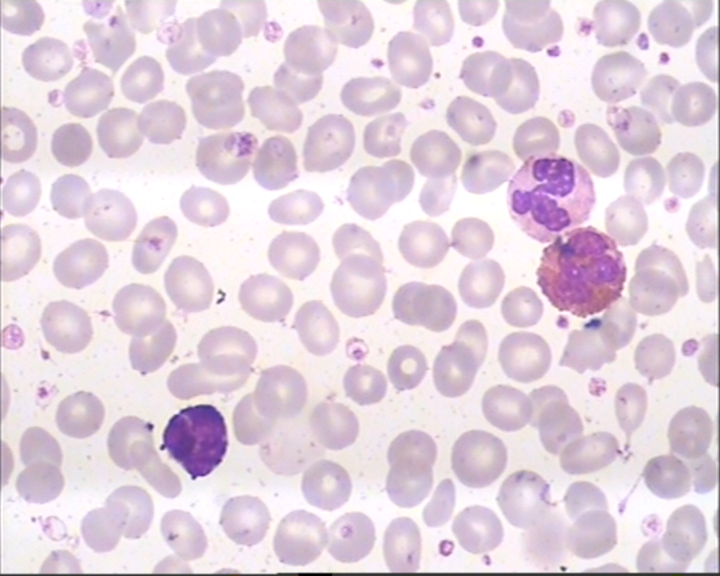
#> input picture data/1.bmp, 720 x 576 px
$ python Images_Into_Array.py
#> lines starting #> are read from the running program, lines starting #| are printed output that depends on the picture
import os
import cv2
import numpy as np
from tqdm import tqdm
from random import shuffle

#Github: https://github.com/sujitmandal
#This programe is create by Sujit Mandal
"""
Github: https://github.com/sujitmandal
This programe is create by Sujit Mandal
LinkedIn : https://www.linkedin.com/in/sujit-mandal-91215013a/
Facebook : https://www.facebook.com/sujit.mandal.33671748
Twitter : https://twitter.com/mandalsujit37
"""
#Document : https://docs.opencv.org/3.4/de/d25/imgproc_color_conversions.html

images_path = input('Enter Image Folder Path : ') #Path of the images folder
#> the answer given: ../data
image_height = int(input('Enter The Image Size [32, 64, 128] : '))
#> the answer given: 100
image_width = int(input('Enter The Image Size [32, 64, 128] : '))
#> the answer given: 100

#NORNAL
def images(images_path, image_height, image_width):
#> called with images_path = '../data', image_height = 100, image_width = 100
    imges_list = []

    for image in tqdm(os.listdir(images_path)):
        path = os.path.join(images_path, image)

        image = cv2.imread(path)
#> image is the input picture: shape (576, 720, 3); mean B, G, R 222.5, 209.9, 226.4
        image = cv2.resize(image , (image_height, image_width))
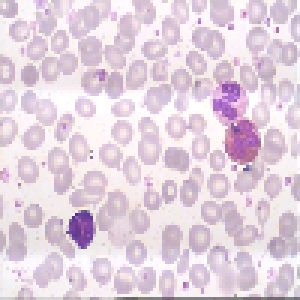
#> image: shape (100, 100, 3) (shown 3 times larger); mean B, G, R 222.8, 210.3, 226.8
        imges_list.append([np.array(image)])
#> pass 2 of the loop in images, `for image in tqdm(os.listdir(images_path)):`:
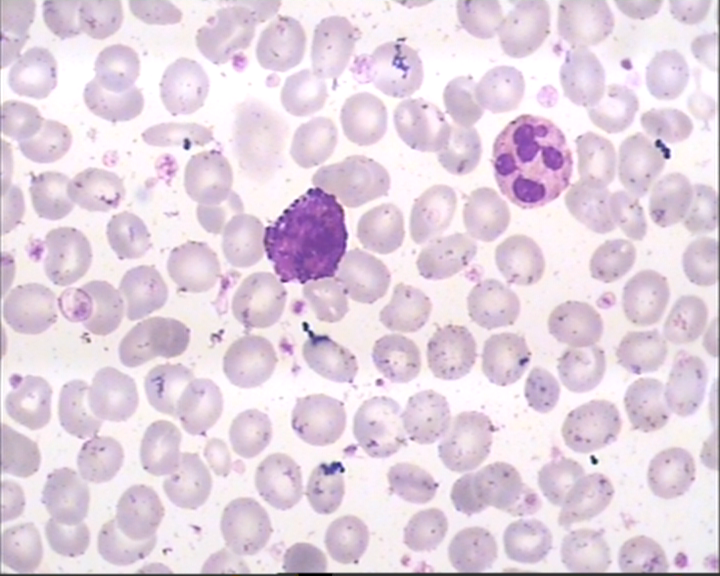
#> input picture data/2.bmp, 720 x 576 px
#> in images, image is the input picture: shape (576, 720, 3); mean B, G, R 225.1, 211.3, 227.5
    shuffle(imges_list)

   #Convert List Into Array
    array_image = np.array(imges_list)

    #Removed Dimention
    images = array_image[:,0,:,:]
    print(images.shape)
#| (2, 100, 100, 3)
    return(images)

#RGB ↔ GRAY
def rgb_gray(images_path, image_height, image_width):
#> called with images_path = '../data', image_height = 100, image_width = 100
    imges_list = []

    for image in tqdm(os.listdir(images_path)):
        path = os.path.join(images_path, image)

        image = cv2.imread(path)
        image = cv2.cvtColor(image, cv2.COLOR_BGR2GRAY)
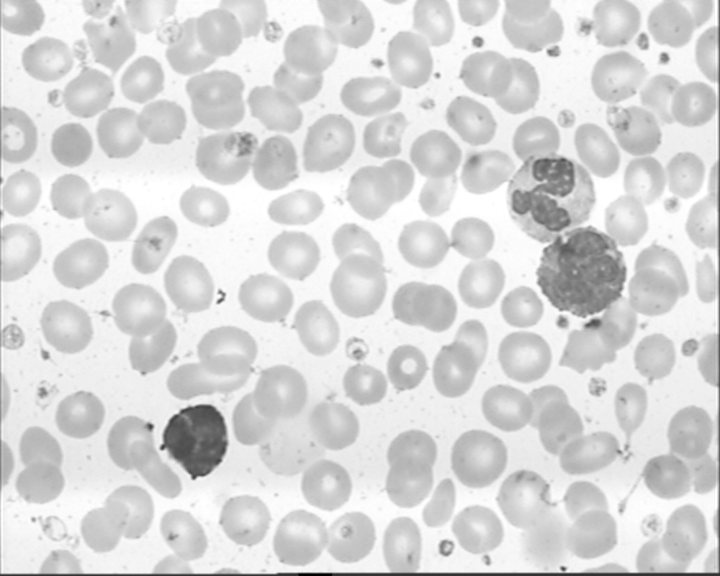
#> image: shape (576, 720); min 0, max 255, mean 216.3
        image = cv2.resize(image , (image_height, image_width))
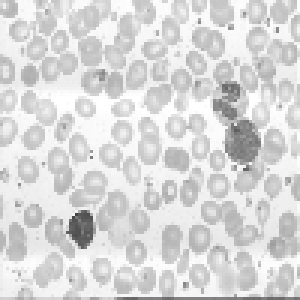
#> image: shape (100, 100) (shown 3 times larger); min 69, max 255, mean 216.6
        imges_list.append([np.array(image)])
#> pass 2 of the loop in rgb_gray, `for image in tqdm(os.listdir(images_path)):`:
#> in rgb_gray, `image = cv2.cvtColor(image, cv2.COLOR_BGR2GRAY)`:
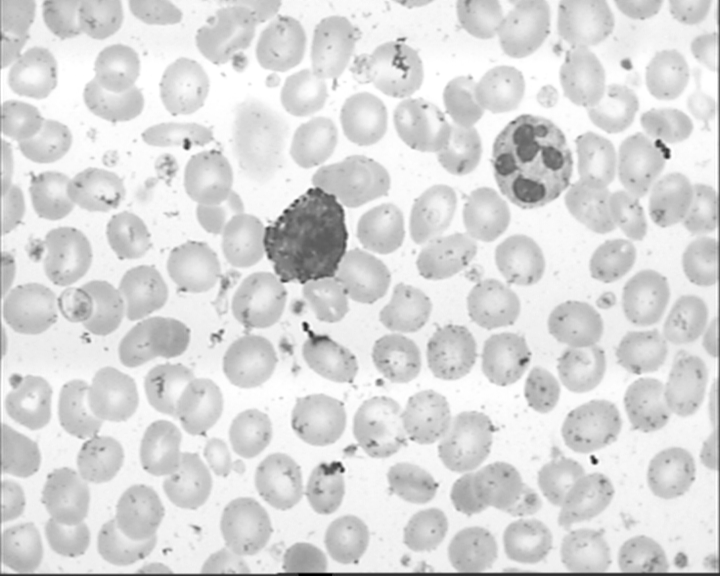
#> image: shape (576, 720); min 0, max 255, mean 217.7
#> in rgb_gray, `image = cv2.resize(image , (image_height, image_width))`:
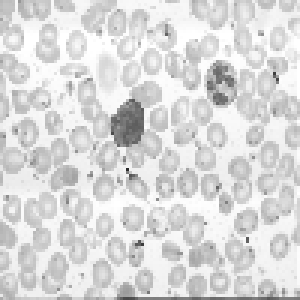
#> image: shape (100, 100) (shown 3 times larger); min 41, max 255, mean 218
    shuffle(imges_list)

   #Convert List Into Array
    array_image = np.array(imges_list)

    #Removed Dimention
    images = array_image[:,0,:,:]
    print(images.shape)
#| (2, 100, 100)
    return(images)


#RGB ↔ CIE L*a*b*
def rgb_lab(images_path, image_height, image_width):
#> called with images_path = '../data', image_height = 100, image_width = 100
    imges_list = []

    for image in tqdm(os.listdir(images_path)):
        path = os.path.join(images_path, image)

        image = cv2.imread(path)
        image = cv2.cvtColor(image, cv2.COLOR_BGR2Lab)
#> image: shape (576, 720, 3); mean of channels 0, 1, 2 218.7, 136, 123.8
        image = cv2.resize(image , (image_height, image_width))
#> image: shape (100, 100, 3); mean of channels 0, 1, 2 219.1, 136, 123.8
        imges_list.append([np.array(image)])
#> pass 2 of the loop in rgb_lab, `for image in tqdm(os.listdir(images_path)):`:
    shuffle(imges_list)

   #Convert List Into Array
    array_image = np.array(imges_list)

    #Removed Dimention
    images = array_image[:,0,:,:]
    print(images.shape)
#| (2, 100, 100, 3)
    return(images)


#RGB ↔ HSV
def rgb_hsv(images_path, image_height, image_width):
#> called with images_path = '../data', image_height = 100, image_width = 100
    imges_list = []

    for image in tqdm(os.listdir(images_path)):
        path = os.path.join(images_path, image)

        image = cv2.imread(path)
        image = cv2.cvtColor(image, cv2.COLOR_BGR2HSV)
#> image: shape (576, 720, 3); mean H, S, V 133.8, 21.5, 227.7
        image = cv2.resize(image , (image_height, image_width))
#> image: shape (100, 100, 3); mean H, S, V 133.8, 21.4, 228.1
        imges_list.append([np.array(image)])
#> pass 2 of the loop in rgb_hsv, `for image in tqdm(os.listdir(images_path)):`:
    shuffle(imges_list)

   #Convert List Into Array
    array_image = np.array(imges_list)

    #Removed Dimention
    images = array_image[:,0,:,:]
    print(images.shape)
#| (2, 100, 100, 3)
    return(images)


#RGB ↔ YCrCb JPEG (or YCC)
def rgb_ycrcb(images_path, image_height, image_width):
#> called with images_path = '../data', image_height = 100, image_width = 100
    imges_list = []

    for image in tqdm(os.listdir(images_path)):
        path = os.path.join(images_path, image)

        image = cv2.imread(path)
        image = cv2.cvtColor(image, cv2.COLOR_BGR2YCrCb)
#> image: shape (576, 720, 3); mean of channels 0, 1, 2 216.3, 135.2, 131.5
        image = cv2.resize(image , (image_height, image_width))
#> image: shape (100, 100, 3); mean of channels 0, 1, 2 216.6, 135.2, 131.4
        imges_list.append([np.array(image)])
#> pass 2 of the loop in rgb_ycrcb, `for image in tqdm(os.listdir(images_path)):`:
    shuffle(imges_list)

   #Convert List Into Array
    array_image = np.array(imges_list)

    #Removed Dimention
    images = array_image[:,0,:,:]
    print(images.shape)
#| (2, 100, 100, 3)
    return(images)


#RGB ↔ HLS
def rgb_hls(images_path, image_height, image_width):
#> called with images_path = '../data', image_height = 100, image_width = 100
    imges_list = []

    for image in tqdm(os.listdir(images_path)):
        path = os.path.join(images_path, image)

        image = cv2.imread(path)
        image = cv2.cvtColor(image, cv2.COLOR_BGR2HLS)
#> image: shape (576, 720, 3); mean of channels 0, 1, 2 133.8, 218.9, 94.9
        image = cv2.resize(image , (image_height, image_width))
#> image: shape (100, 100, 3); mean of channels 0, 1, 2 133.8, 219.2, 95.1
        imges_list.append([np.array(image)])
#> pass 2 of the loop in rgb_hls, `for image in tqdm(os.listdir(images_path)):`:
    shuffle(imges_list)

   #Convert List Into Array
    array_image = np.array(imges_list)

    #Removed Dimention
    images = array_image[:,0,:,:]
    print(images.shape)
#| (2, 100, 100, 3)
    return(images)


#RGB ↔ CIE L*u*v*
def rgb_luv(images_path, image_height, image_width):
#> called with images_path = '../data', image_height = 100, image_width = 100
    imges_list = []

    for image in tqdm(os.listdir(images_path)):
        path = os.path.join(images_path, image)

        image = cv2.imread(path)
        image = cv2.cvtColor(image, cv2.COLOR_BGR2Luv)
#> image: shape (576, 720, 3); mean of channels 0, 1, 2 218.1, 102.6, 128.8
        image = cv2.resize(image , (image_height, image_width))
#> image: shape (100, 100, 3); mean of channels 0, 1, 2 218.5, 102.6, 128.7
        imges_list.append([np.array(image)])
#> pass 2 of the loop in rgb_luv, `for image in tqdm(os.listdir(images_path)):`:
    shuffle(imges_list)

   #Convert List Into Array
    array_image = np.array(imges_list)

    #Removed Dimention
    images = array_image[:,0,:,:]
    print(images.shape)
#| (2, 100, 100, 3)
    return(images)


if __name__ == "__main__":
    images(images_path, image_height, image_width)
    rgb_gray(images_path, image_height, image_width)
    rgb_lab(images_path, image_height, image_width)
    rgb_hsv(images_path, image_height, image_width)
    rgb_ycrcb(images_path, image_height, image_width)
    rgb_hls(images_path, image_height, image_width)
    rgb_luv(images_path, image_height, image_width)


#OUTPUT :
'''
Enter Image Folder Path : /media/sujit/92EC423BEC4219BD/GitHub Preoject/ALL ML PROJECT/Face Mask Detection/face mask detection  dataset/test/without mask
Enter The Image Size [32, 64, 128] : 32
Enter The Image Size [32, 64, 128] : 32
100%|█████████████████████████████████████████████████████████████████████████████████████████████████████████████████████████████████████████████████████████████| 186/186 [00:00<00:00, 324.93it/s]
(186, 32, 32, 3)
100%|█████████████████████████████████████████████████████████████████████████████████████████████████████████████████████████████████████████████████████████████| 186/186 [00:00<00:00, 277.42it/s]
(186, 32, 32)
100%|█████████████████████████████████████████████████████████████████████████████████████████████████████████████████████████████████████████████████████████████| 186/186 [00:01<00:00, 112.84it/s]
(186, 32, 32, 3)
100%|█████████████████████████████████████████████████████████████████████████████████████████████████████████████████████████████████████████████████████████████| 186/186 [00:00<00:00, 280.89it/s]
(186, 32, 32, 3)
100%|█████████████████████████████████████████████████████████████████████████████████████████████████████████████████████████████████████████████████████████████| 186/186 [00:00<00:00, 284.85it/s]
(186, 32, 32, 3)
100%|█████████████████████████████████████████████████████████████████████████████████████████████████████████████████████████████████████████████████████████████| 186/186 [00:01<00:00, 157.17it/s]
(186, 32, 32, 3)
100%|█████████████████████████████████████████████████████████████████████████████████████████████████████████████████████████████████████████████████████████████| 186/186 [00:01<00:00, 181.75it/s]
(186, 32, 32, 3)
'''
